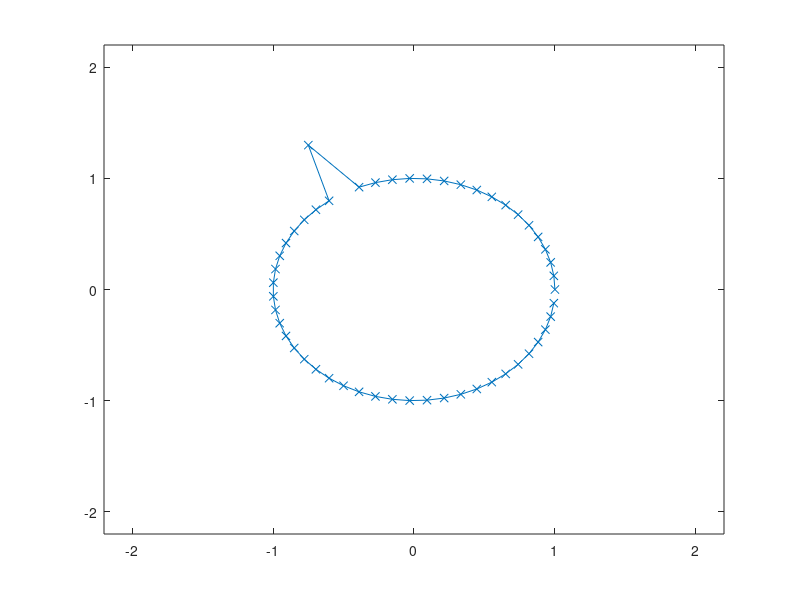

Write MATLAB code to recreate this figure. (Note: this script raises an error after producing the figure.)
function error = surfaceTensionTest2(vertices)

% get a circle
if nargin < 1
    vertices = 51;
end

points = zeros(vertices,2);
angles = zeros(vertices,1);

index = 0;
while index < vertices
    theta = 0 + (2*pi*index)/vertices;
    points(index+1,1) = cos(theta);
    points(index+1,2) = sin(theta);
    angles(index+1) = theta;
    index = index + 1;
end

points(18,:) = 1.5*points(18,:);

newPoints = points;

% for a certain length of time

time = 0;
maxTime = 0.3;
dt = 0.01;

% errors!

error = 0;

figure;
plot(points(:,1),points(:,2),'x-');
xlim([-2.2,2.2]);ylim([-2.2,2.2]);
hold on;

%pause();

count = 0;
idx = 1;

disp('starting loop')

uns = zeros(vertices,1);

while time < maxTime
%while count < 1
    count = count + 1;
    
    %errors = zeros(1,size(points,1));
    
    % we should fit the spline here, as there's no point doing it every
    % time
    
    % but there is a special case when ii=1, so deal with that first
    
    % matlab doesn't seem to like having the singularity at the end of
    % our interval, which is the opposite to what I expected
    % so for ii=1 rearrange our points and re-find the spline so that
    % it's not at the end
    
    halfway = floor(vertices/2);
    points2halfway = [points(halfway:end,:);points(1:halfway,:)];
    
    [normals2,~,splineX2,splineY2] = findTangentSpline(points2halfway,1);
    
    points2 = [points;points(1,:)];
    
    [normals,~,splineX,splineY] = findTangentSpline(points2,1);
    
    % iterate over each point in the circle
    for ii = 1:size(points,1)

        % find the flow strength
        
        if ii < 5
            % because we shifted the points round to get the second spline
            % the index for the new normals in normals2 is not the same as
            % the normal index but is shifted
            correctNormalIndex = size(points2halfway,1)-halfway+ii;
            un = calculateIntegral(points(ii,:),normals2(correctNormalIndex,:),splineX2,splineY2);
        elseif size(points,1) - ii < 5
            correctNormalIndex = ii - halfway + 1;
            un = calculateIntegral(points(ii,:),normals2(correctNormalIndex,:),splineX2,splineY2);            
        else        
            un = calculateIntegral(points(ii,:),normals(ii,:),splineX,splineY);
            if ii==2
                t = linspace(0,1,500);
                integrand = calcIntegrandVectorised(t,points(ii,:),normals(ii,:),splineX,splineY);
                figure;
                plot(t,integrand);
                title('integrand point2')
            end
        end
        
        uns(ii) = un;
        
        % this has to be applied in the direction of the outward pointing
        % normal
        
        flow = -un.*normals(ii,:);

        % move that point by how much
        
        newPoints(ii,:) = points(ii,:) + flow*dt;
        
        %errors(ii) = findDist(points(ii,:),newPoints(ii,:));
      
    end
    
    % the error is just un actually
    %error = mean(errors);
    
    points = newPoints;  
    
    
    if mod(count,3) == 0
        fig = figure;
        plot(points(:,1),points(:,2),'x');
        xlim([-2.2,2.2]);ylim([-2.2,2.2]);
        
        frame = getframe(fig);
        im{idx} = frame2im(frame);
        idx = idx + 1;
    end
    
     
    time = time + dt;
    
%     figure;
%     plot(angles,uns)
%     
%     figure;
%     plot(angles,errors,'x-')
    
%     figure;
%     plot(angles,abs(cos(angles)-normals(1:end-1,1)))
%     title('x component')
%     
%     figure;
%     plot(angles,abs(sin(angles)-normals(1:end-1,2)))
%     title('y component')

end

saveLocation = 'testCircle.tif';
imwrite(im{1},saveLocation)
for i=2:numel(im)
    imwrite(im{i},saveLocation,'WriteMode','append')
end

end

function result = calculateIntegral(r0,r0normal,splineX,splineY)

% we will be returning un

% we want to use integral. So we need a function handle.

fun = @(t)calcIntegrandVectorised(t,r0,r0normal,splineX,splineY);

result = integral(fun,0,1);

end
